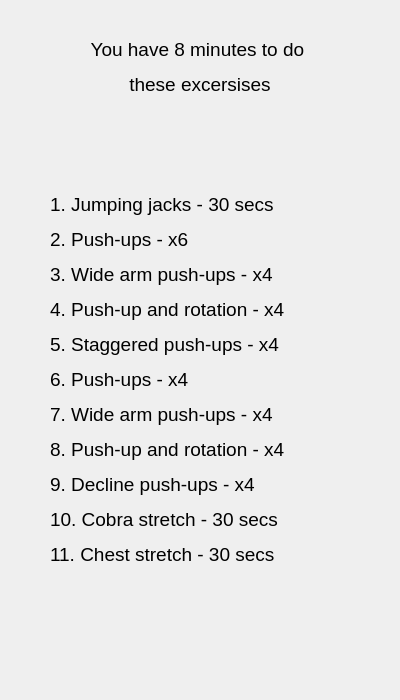
<?xml version="1.0" encoding="UTF-8"?>
<ui version="4.0">
 <class>owexeday4</class>
 <widget class="QDialog" name="owexeday4">
  <property name="geometry">
   <rect>
    <x>0</x>
    <y>0</y>
    <width>400</width>
    <height>700</height>
   </rect>
  </property>
  <property name="windowTitle">
   <string>Day4 Exercises</string>
  </property>
  <widget class="QLabel" name="label_2">
   <property name="geometry">
    <rect>
     <x>50</x>
     <y>30</y>
     <width>300</width>
     <height>75</height>
    </rect>
   </property>
   <property name="text">
    <string>&lt;html&gt;&lt;head/&gt;&lt;body&gt;&lt;p align=&quot;center&quot;&gt;&lt;span style=&quot; font-size:14pt;&quot;&gt;You have 8 minutes to do &lt;/span&gt;&lt;/p&gt;&lt;p align=&quot;center&quot;&gt;&lt;span style=&quot; font-size:14pt;&quot;&gt;these excersises&lt;/span&gt;&lt;/p&gt;&lt;/body&gt;&lt;/html&gt;</string>
   </property>
  </widget>
  <widget class="QLabel" name="label">
   <property name="geometry">
    <rect>
     <x>50</x>
     <y>130</y>
     <width>300</width>
     <height>500</height>
    </rect>
   </property>
   <property name="text">
    <string>&lt;html&gt;&lt;head/&gt;&lt;body&gt;&lt;p&gt;&lt;span style=&quot; font-size:14pt; background-color:transparent;&quot;&gt;1. Jumping jacks - 30 secs&lt;/span&gt;&lt;/p&gt;&lt;p&gt;&lt;span style=&quot; font-size:14pt; background-color:transparent;&quot;&gt;2. Push-ups - x6&lt;/span&gt;&lt;/p&gt;&lt;p&gt;&lt;span style=&quot; font-size:14pt; background-color:transparent;&quot;&gt;3. Wide arm push-ups - x4&lt;/span&gt;&lt;/p&gt;&lt;p&gt;&lt;span style=&quot; font-size:14pt; background-color:transparent;&quot;&gt;4. Push-up and rotation - x4&lt;/span&gt;&lt;/p&gt;&lt;p&gt;&lt;span style=&quot; font-size:14pt; background-color:transparent;&quot;&gt;5. Staggered push-ups - x4 &lt;/span&gt;&lt;/p&gt;&lt;p&gt;&lt;span style=&quot; font-size:14pt; background-color:transparent;&quot;&gt;6. Push-ups - x4&lt;/span&gt;&lt;/p&gt;&lt;p&gt;&lt;span style=&quot; font-size:14pt; background-color:transparent;&quot;&gt;7. Wide arm push-ups - x4&lt;/span&gt;&lt;/p&gt;&lt;p&gt;&lt;span style=&quot; font-size:14pt; background-color:transparent;&quot;&gt;8. Push-up and rotation - x4&lt;/span&gt;&lt;/p&gt;&lt;p&gt;&lt;span style=&quot; font-size:14pt; background-color:transparent;&quot;&gt;9. Decline push-ups - x4&lt;/span&gt;&lt;/p&gt;&lt;p&gt;&lt;span style=&quot; font-size:14pt; background-color:transparent;&quot;&gt;10. Cobra stretch - 30 secs&lt;/span&gt;&lt;/p&gt;&lt;p&gt;&lt;span style=&quot; font-size:14pt; background-color:transparent;&quot;&gt;11. Chest stretch - 30 secs&lt;/span&gt;&lt;/p&gt;&lt;/body&gt;&lt;/html&gt;</string>
   </property>
  </widget>
 </widget>
 <resources/>
 <connections/>
</ui>
